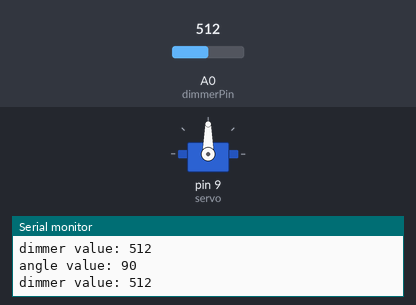
A sketch run on a simulated Arduino Uno, built with avr-gcc and run on an emulated ATmega328P. On the bench: servo, the last lines printed to the serial monitor. The inputs (shaded band) are chosen by the test bench; at power-on: A0 (dimmerPin) = 512.

Above: at 1.2 s.
1.3 s: A0 (dimmerPin) set to 553
At 2.6 s:
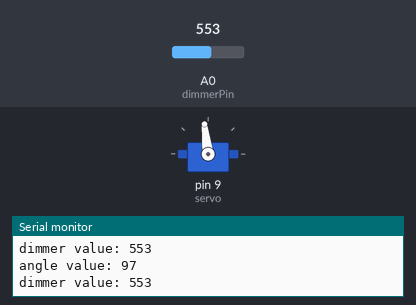
4.3 s: A0 (dimmerPin) set to 576
At 4.8 s:
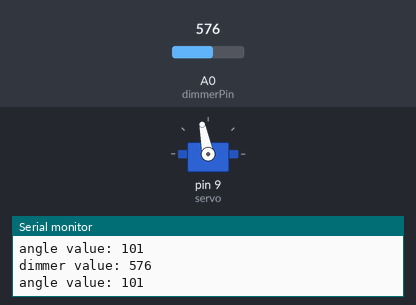
5.8 s: A0 (dimmerPin) set to 111
At 7.0 s:
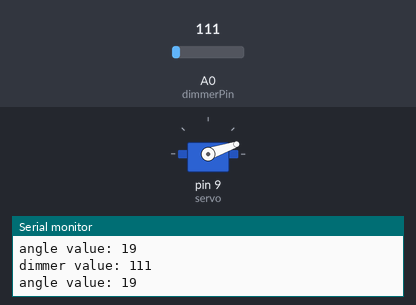
7.3 s: A0 (dimmerPin) set to 89
At 8.1 s:
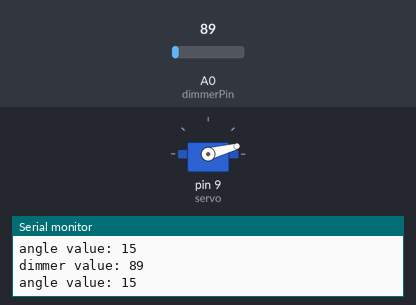
10.3 s: A0 (dimmerPin) set to 716
At 11.1 s:
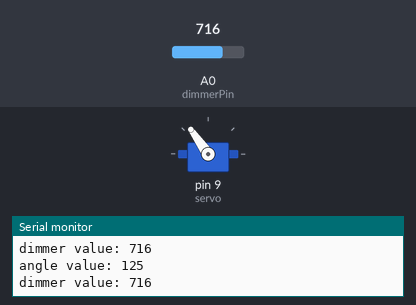
11.8 s: A0 (dimmerPin) set to 900
At 12.3 s:
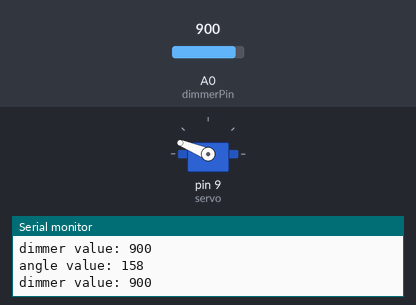
Timing chart, 0 to 14.3 s (numbered marks = the images above; inputs shaded):
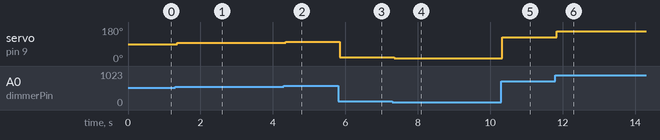

Measured:
- after the input at 1.3 s, servo on pin 9 (servo): 90° → 97° after 0.06 s
- after the input at 4.3 s, servo on pin 9 (servo): 97° → 101° after 0.05 s
- after the input at 5.8 s, servo on pin 9 (servo): 101° → 19° after 0.05 s
- after the input at 7.3 s, servo on pin 9 (servo): 19° → 15° after 0.05 s
- after the input at 10.3 s, servo on pin 9 (servo): 15° → 125° at once
- after the input at 11.8 s, servo on pin 9 (servo): 125° → 158° at once

The sketch:

FUNdamentals_Day2_ServoPotentiometer.ino
```cpp
/*
 Krystal Bernal
 Engineering FUNdamentals
 Day 2: Servo & Potentiometer
 Last updated 2/26/16
*/

#include <Servo.h>//include the library of servo commands

Servo servo;
const int dimmerPin = A0;//set the potentiometer pin to A0

void setup() {
 servo.attach(9);
 Serial.begin(9600);
}

void loop() {
  int dimmerValue = analogRead(dimmerPin);
  Serial.print("dimmer value: ");
  Serial.println(dimmerValue);
  int angle = map(dimmerValue, 0, 1023, 0, 180);
  Serial.print("angle value: ");
  Serial.println(angle);

  servo.write(angle);
  delay(15);
}
```
